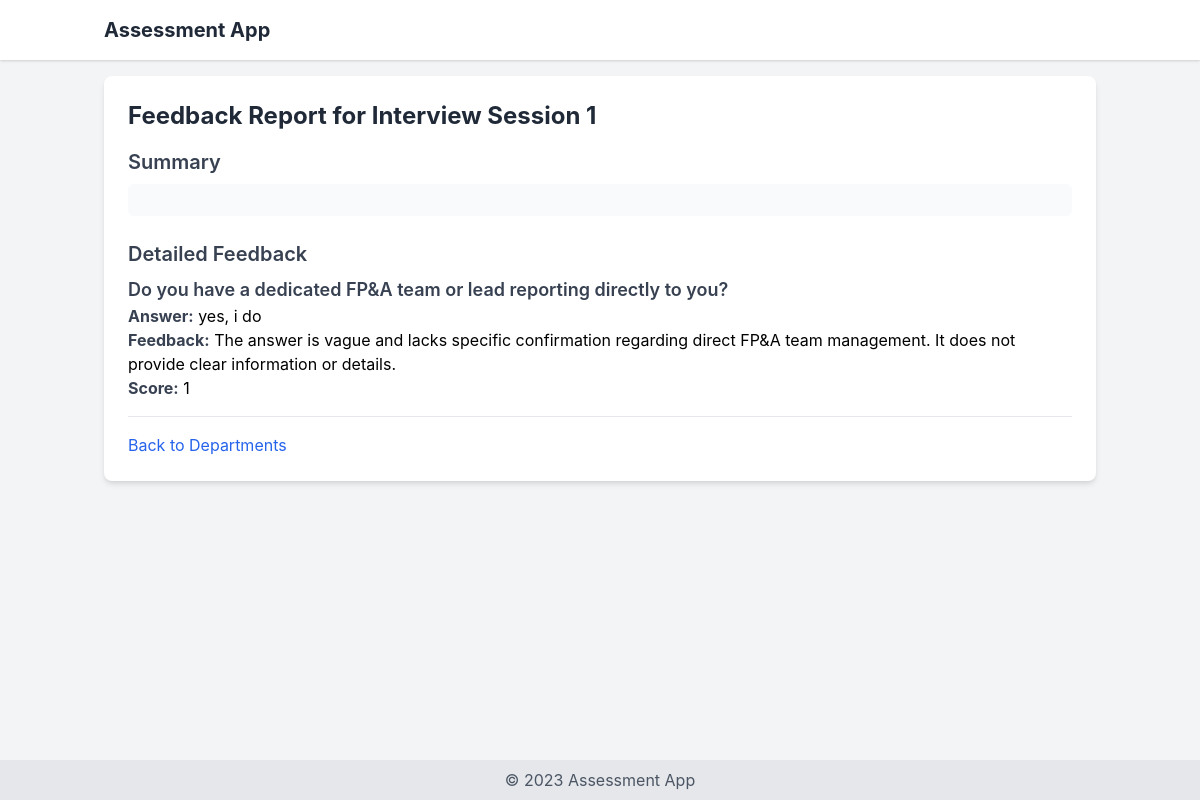
/feedback_report/1/, run on the app's committed database.
### assessments/models.py (models this page shows, shortened)
class Question(models.Model):
    competency = models.ForeignKey(Competency, on_delete=models.CASCADE)
    category = models.ForeignKey(Category, on_delete=models.CASCADE, null=True, blank=True)
    text = models.TextField()
    sophistication_level = models.IntegerField(choices=[(i, i) for i in range(1, 6)])
    is_scope_question = models.BooleanField(default=False)
    next_if_yes = models.ForeignKey('self', null=True, blank=True, on_delete=models.SET_NULL, related_name='yes_followups')
    next_if_no = models.ForeignKey('self', null=True, blank=True, on_delete=models.SET_NULL, related_name='no_followups')
    interpretation_guidance = models.TextField(blank=True, help_text="Guidance on how to interpret the answer.")

class Answer(models.Model):
    question = models.ForeignKey(Question, on_delete=models.CASCADE)
    session = models.ForeignKey(InterviewSession, on_delete=models.CASCADE)
    text = models.TextField()
    feedback = models.TextField(blank=True)
    score = models.IntegerField(null=True, blank=True)
    created_at = models.DateTimeField(auto_now_add=True)

### assessments/views.py (the view)
# urls.py: path('feedback_report/<int:session_id>/', views.feedback_report, name='feedback_report'),
def feedback_report(request, session_id):
    session = get_object_or_404(InterviewSession, id=session_id)
    answers = Answer.objects.filter(session=session).order_by('created_at')
    feedback_list = [{'question': answer.question.text, 'answer': answer.text, 'feedback': answer.feedback, 'score': answer.score} for answer in answers]
    if feedback_list:
        summary_prompt = "Summarize the candidate's performance based on the following feedback and scores:\n\n"
        for item in feedback_list:
            summary_prompt += f"Question: {item['question']}\nFeedback: {item['feedback']}\nScore: {item['score']}\n\n"
        summary_prompt += "Provide a concise summary of the candidate's overall performance."
        try:
            response = client.chat.completions.create(
                model="gpt-3.5-turbo",
                messages=[
                    {"role": "system", "content": "You are an assistant that summarizes candidate performance."},
                    {"role": "user", "content": summary_prompt}
                ],
                max_tokens=300,
                temperature=0.7,
            )
            summary = response.choices[0].message.content.strip()
        except Exception as e:
            summary = f"Error generating summary: {str(e)}"
    else:
        summary = "No answers provided."
    return render(request, 'feedback_report.html', {'feedback_list': feedback_list, 'session_id': session_id, 'summary': summary})

### assessments/templates/feedback_report.html (shortened to what this page needs)
{% extends 'base.html' %}
{% block content %}
<div class="bg-white shadow-md rounded-lg p-6">
    <h1 class="text-2xl font-bold text-gray-800 mb-4">Feedback Report for Interview Session {{ session_id }}</h1>
    <h2 class="text-xl font-semibold text-gray-700 mb-2">Summary</h2>
    <p class="text-gray-600 mb-6 bg-gray-50 p-4 rounded-md">{{ summary }}</p>
    <h2 class="text-xl font-semibold text-gray-700 mb-2">Detailed Feedback</h2>
    {% if feedback_list %}
        {% for item in feedback_list %}
            <div class="border-b border-gray-200 pb-4 mb-4">
                <h3 class="text-lg font-semibold text-gray-700">{{ item.question }}</h3>
                <p><strong class="text-gray-700">Answer:</strong> {{ item.answer }}</p>
                <p><strong class="text-gray-700">Feedback:</strong> {{ item.feedback }}</p>
                <p><strong class="text-gray-700">Score:</strong> {{ item.score|default:"Not scored" }}</p>
            </div>
        {% endfor %}
    {% else %}
        <p class="text-gray-600">No feedback available for this session.</p>
    {% endif %}
    <a href="{% url 'department_list' %}" class="text-blue-600 hover:underline hover:text-blue-800 transition">Back to Departments</a>
</div>
{% endblock %}

### assessments/templates/base.html (style rules this page uses)
body { font-family: 'Inter', sans-serif; }

### data on the page
Question: question "Do you have a dedicated FP&A team or lead reporting directly to you?"
Answer: answer "yes, i do", feedback "The answer is vague and lacks specific confirmation regarding direct FP&A team management. It does not provide clear information or details."

### other printed values
{{ session_id }} "1"
{{ item.score|default:"Not scored" }} "1"
